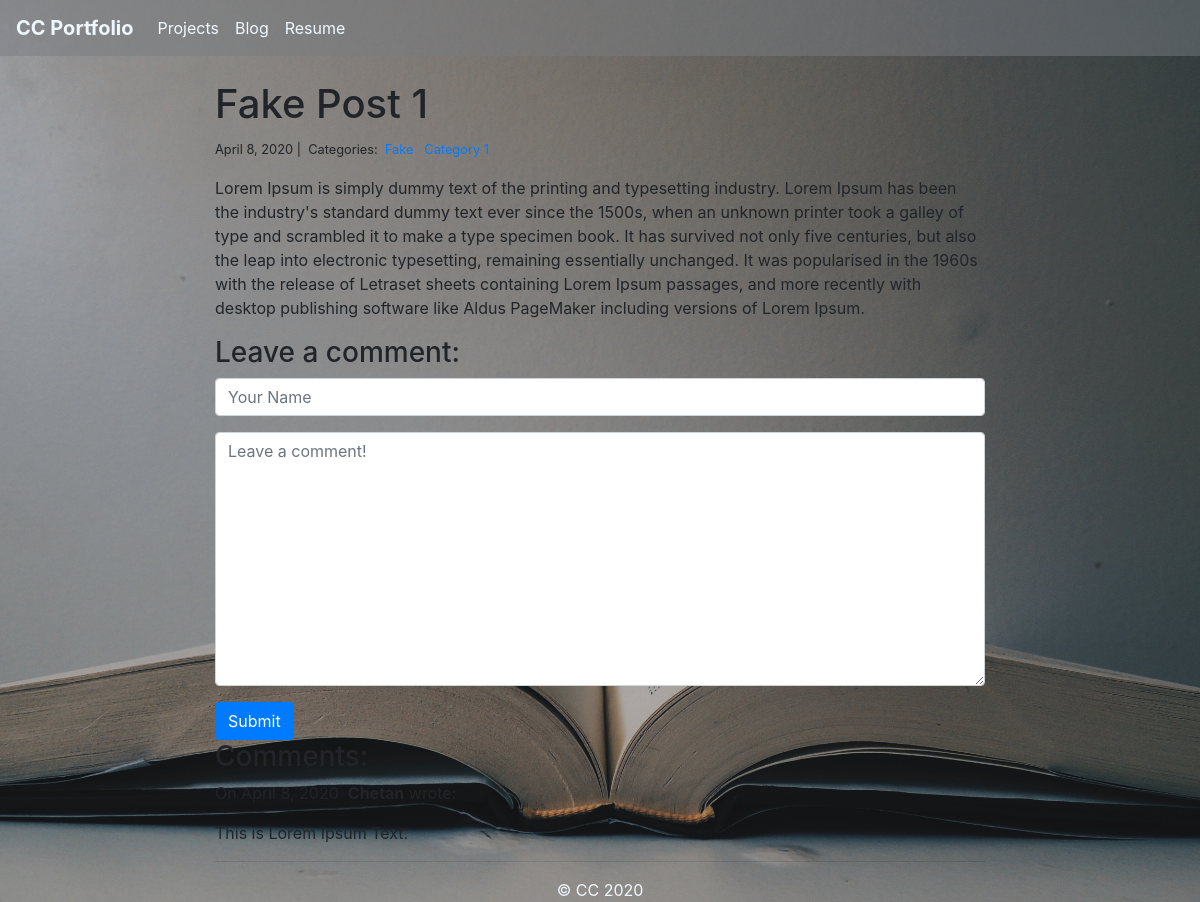
Page /blog/1/ on the committed database.
### blog/models.py (models this page shows)
class Post(models.Model):
    title = models.CharField(max_length=255)
    body = models.TextField()
    created_on = models.DateTimeField(auto_now_add=True)
    last_modified = models.DateTimeField(auto_now=True)
    categories = models.ManyToManyField('Category', related_name='posts')

class Category(models.Model):
    name = models.CharField(max_length=20)

class Comment(models.Model):
    author = models.CharField(max_length=60)
    body = models.TextField()
    created_on = models.DateTimeField(auto_now_add=True)
    post = models.ForeignKey('Post', on_delete=models.CASCADE)

### blog/views.py (the view, shortened to what this page needs)
# urls.py: path("<int:pk>/", views.blog_detail, name="blog_detail"),
def blog_detail(request, pk):
    post = Post.objects.get(pk=pk)
    form = CommentForm()
    comments = Comment.objects.filter(post=post)
    context = {
        "post": post,
        "comments": comments,
        "form": form,
    }
    return render(request, "blog_detail.html", context)

### blog/forms.py
class CommentForm(forms.Form):
    author = forms.CharField(
        max_length=60,
        widget=forms.TextInput(attrs={
            "class": "form-control",
            "placeholder": "Your Name"
        })
    )
    body = forms.CharField(widget=forms.Textarea(
        attrs={
            "class": "form-control",
            "placeholder": "Leave a comment!"
        })
    )

### blog/templates/blog_detail.html (shortened to what this page needs)
{% extends "base.html" %}
{% block page_content %}
<div class="col-md-8 offset-md-2">
    <h1>{{ post.title }}</h1>
    <small>
        {{ post.created_on.date }} |&nbsp;
        Categories:&nbsp;
        {% for category in post.categories.all %}
        <a href="{% url 'blog_category' category.name %}">
            {{ category.name }}
        </a>&nbsp;
        {% endfor %}
    </small>
    <p>{{ post.body | linebreaks }}</p>
    <h3>Leave a comment:</h3>
    <form action="/blog/{{ post.pk }}/" method="post">
        <div class="form-group">
            {{ form.author }}
        </div>
        <div class="form-group">
            {{ form.body }}
        </div>
        <button type="submit" class="btn btn-primary">Submit</button>
    </form>
    <h3>Comments:</h3>
    {% for comment in comments %}
    <p>
        On {{comment.created_on.date }}&nbsp;
        <b>{{ comment.author }}</b> wrote:
    </p>
    <p>{{ comment.body }}</p>
    <hr>
    {% endfor %}
</div>
{% endblock %}

### asset/personal_portfolio/static/css/body.css (style rules this page uses)
body { background-attachment: fixed; background-position: center; background-repeat: no-repeat; background-size: cover; }

### rows in the picture
Post: title "Fake Post 1", created_on "April 8, 2020", body "Lorem Ipsum is simply dummy text of the printing and typesetting industry. Lorem Ipsum has been the industry's standard dummy text ever since the 1500s, when an unknown printer took a galley of type and scrambled it to make a type specimen book. It has survived not only five centuries, but also the leap into electronic typesetting, remaining essentially unchanged. It was popularised in the 1960s with the release of Letraset sheets containing Lorem Ipsum passages, and more recently with desktop publishing software like Aldus PageMaker including versions of Lorem Ipsum."
Category: name "Fake"
Category: name "Category 1"
Comment: body "This is Lorem Ipsum Text."
